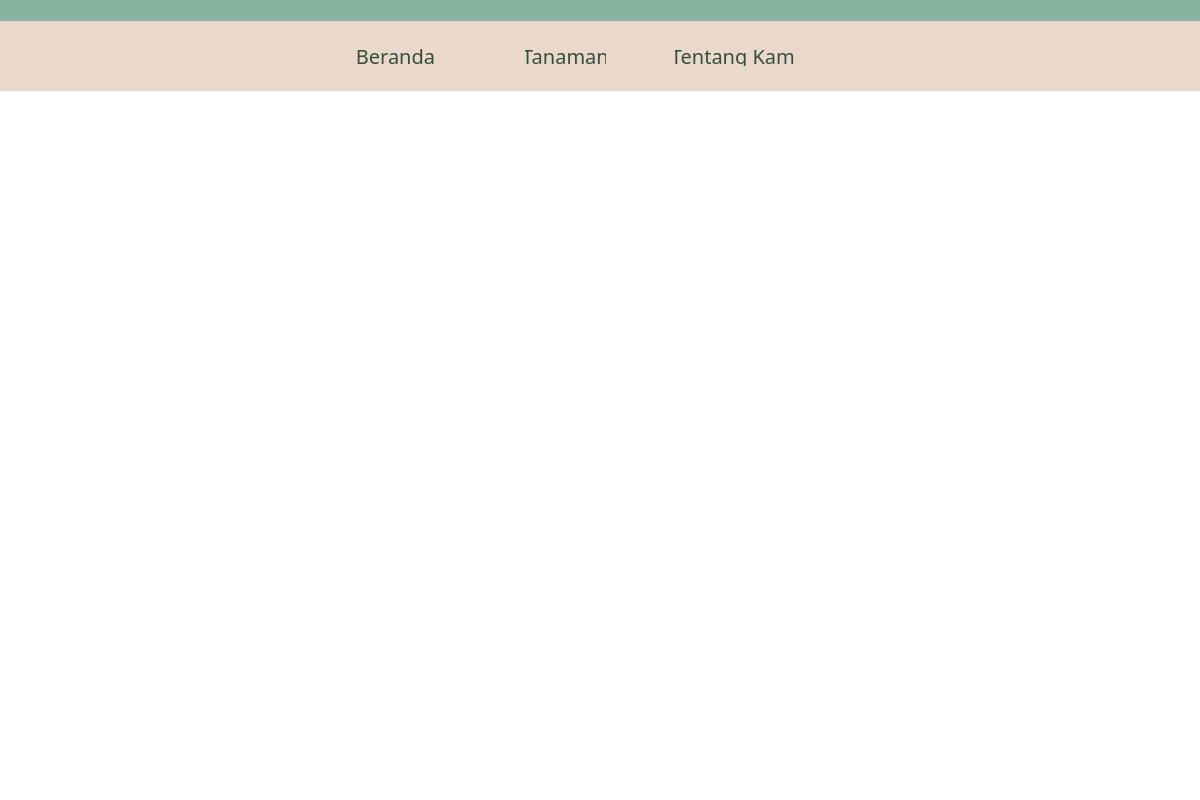
<?xml version="1.0" encoding="UTF-8"?>
<ui version="4.0">
 <class>Dialog</class>
 <widget class="QDialog" name="Dialog">
  <property name="geometry">
   <rect>
    <x>0</x>
    <y>0</y>
    <width>1200</width>
    <height>800</height>
   </rect>
  </property>
  <property name="minimumSize">
   <size>
    <width>1200</width>
    <height>800</height>
   </size>
  </property>
  <property name="maximumSize">
   <size>
    <width>1200</width>
    <height>800</height>
   </size>
  </property>
  <property name="windowTitle">
   <string>Dialog</string>
  </property>
  <widget class="QWidget" name="bgwidget" native="true">
   <property name="enabled">
    <bool>true</bool>
   </property>
   <property name="geometry">
    <rect>
     <x>0</x>
     <y>0</y>
     <width>1200</width>
     <height>800</height>
    </rect>
   </property>
   <property name="minimumSize">
    <size>
     <width>1200</width>
     <height>800</height>
    </size>
   </property>
   <property name="maximumSize">
    <size>
     <width>1200</width>
     <height>800</height>
    </size>
   </property>
   <property name="autoFillBackground">
    <bool>false</bool>
   </property>
   <property name="styleSheet">
    <string notr="true">QWidget#bgwidget{
background-color: white;}</string>
   </property>
   <widget class="QFrame" name="navbar">
    <property name="geometry">
     <rect>
      <x>0</x>
      <y>0</y>
      <width>1211</width>
      <height>91</height>
     </rect>
    </property>
    <property name="styleSheet">
     <string notr="true">QFrame#navbar{
	background-color: rgb(234, 216, 202);
   
    border-style: outset;
    padding: 5px;
}</string>
    </property>
    <property name="frameShape">
     <enum>QFrame::StyledPanel</enum>
    </property>
    <property name="frameShadow">
     <enum>QFrame::Raised</enum>
    </property>
    <widget class="QFrame" name="frame_2">
     <property name="geometry">
      <rect>
       <x>-10</x>
       <y>-30</y>
       <width>1211</width>
       <height>51</height>
      </rect>
     </property>
     <property name="styleSheet">
      <string notr="true">QFrame#frame_2{
	background-color: rgb(136, 179, 160);
   
    border-style: outset;
    padding: 5px;
}</string>
     </property>
     <property name="frameShape">
      <enum>QFrame::StyledPanel</enum>
     </property>
     <property name="frameShadow">
      <enum>QFrame::Raised</enum>
     </property>
    </widget>
    <widget class="QLabel" name="Logo">
     <property name="geometry">
      <rect>
       <x>0</x>
       <y>0</y>
       <width>281</width>
       <height>121</height>
      </rect>
     </property>
     <property name="styleSheet">
      <string notr="true">font: 87 26pt &quot;Sansita&quot;;
color : rgb(0, 0, 0) </string>
     </property>
     <property name="text">
      <string/>
     </property>
     <property name="pixmap">
      <pixmap>../../../../../../../../Downloads/1E284E92-8854-46D1-BC93-31B6BD0FC54D-removebg-preview 1.png</pixmap>
     </property>
     <property name="scaledContents">
      <bool>true</bool>
     </property>
     <property name="alignment">
      <set>Qt::AlignCenter</set>
     </property>
    </widget>
    <widget class="QPushButton" name="berandaButton">
     <property name="geometry">
      <rect>
       <x>350</x>
       <y>40</y>
       <width>91</width>
       <height>31</height>
      </rect>
     </property>
     <property name="font">
      <font>
       <family>Sansita</family>
       <pointsize>15</pointsize>
      </font>
     </property>
     <property name="autoFillBackground">
      <bool>false</bool>
     </property>
     <property name="styleSheet">
      <string notr="true">QPushButton {
    border: 0px solid #555;
    border-radius: 15px;
    border-style: outset;
    padding: 5px;
	color : rgb(53, 78, 59);
    background-color :  rgb(234, 216, 202);
    }

QPushButton:hover {
	color : white;
    }</string>
     </property>
     <property name="text">
      <string>Beranda</string>
     </property>
     <property name="checkable">
      <bool>false</bool>
     </property>
    </widget>
    <widget class="QPushButton" name="tanamanButton">
     <property name="geometry">
      <rect>
       <x>520</x>
       <y>40</y>
       <width>91</width>
       <height>31</height>
      </rect>
     </property>
     <property name="font">
      <font>
       <family>Sansita</family>
       <pointsize>15</pointsize>
      </font>
     </property>
     <property name="styleSheet">
      <string notr="true">QPushButton {
    border: 0px solid #555;
    border-radius: 15px;
    border-style: outset;
    padding: 5px;
	color :  rgb(53, 78, 59);
    background-color :  rgb(234, 216, 202);
    }

QPushButton:hover {
	color : white;
    }</string>
     </property>
     <property name="text">
      <string>Tanaman</string>
     </property>
     <property name="checkable">
      <bool>false</bool>
     </property>
    </widget>
    <widget class="QPushButton" name="aboutButton">
     <property name="geometry">
      <rect>
       <x>670</x>
       <y>40</y>
       <width>131</width>
       <height>31</height>
      </rect>
     </property>
     <property name="font">
      <font>
       <family>Sansita</family>
       <pointsize>15</pointsize>
      </font>
     </property>
     <property name="styleSheet">
      <string notr="true">QPushButton {
    border: 0px solid #555;
    border-radius: 15px;
    border-style: outset;
    padding: 5px;
	color : rgb(53, 78, 59);
    background-color :  rgb(234, 216, 202);
    }

QPushButton:hover {
	color : white;
    }</string>
     </property>
     <property name="text">
      <string>Tentang Kami</string>
     </property>
     <property name="checkable">
      <bool>false</bool>
     </property>
    </widget>
    <widget class="QPushButton" name="pushButton_4">
     <property name="geometry">
      <rect>
       <x>930</x>
       <y>40</y>
       <width>41</width>
       <height>41</height>
      </rect>
     </property>
     <property name="autoFillBackground">
      <bool>false</bool>
     </property>
     <property name="text">
      <string/>
     </property>
     <property name="icon">
      <iconset>
       <normaloff>../../img/Search.png</normaloff>../../img/Search.png</iconset>
     </property>
     <property name="autoDefault">
      <bool>false</bool>
     </property>
     <property name="default">
      <bool>false</bool>
     </property>
     <property name="flat">
      <bool>true</bool>
     </property>
    </widget>
    <widget class="QPushButton" name="pushButton">
     <property name="geometry">
      <rect>
       <x>1000</x>
       <y>40</y>
       <width>41</width>
       <height>41</height>
      </rect>
     </property>
     <property name="text">
      <string/>
     </property>
     <property name="icon">
      <iconset>
       <normaloff>../../img/User.png</normaloff>../../img/User.png</iconset>
     </property>
     <property name="iconSize">
      <size>
       <width>30</width>
       <height>30</height>
      </size>
     </property>
     <property name="flat">
      <bool>true</bool>
     </property>
    </widget>
    <widget class="QPushButton" name="pushButton_2">
     <property name="geometry">
      <rect>
       <x>1070</x>
       <y>40</y>
       <width>41</width>
       <height>41</height>
      </rect>
     </property>
     <property name="text">
      <string/>
     </property>
     <property name="icon">
      <iconset>
       <normaloff>../../img/Doorbell.png</normaloff>../../img/Doorbell.png</iconset>
     </property>
     <property name="iconSize">
      <size>
       <width>30</width>
       <height>30</height>
      </size>
     </property>
     <property name="autoDefault">
      <bool>false</bool>
     </property>
     <property name="flat">
      <bool>true</bool>
     </property>
    </widget>
    <widget class="QPushButton" name="pushButton_3">
     <property name="geometry">
      <rect>
       <x>1140</x>
       <y>40</y>
       <width>41</width>
       <height>41</height>
      </rect>
     </property>
     <property name="text">
      <string/>
     </property>
     <property name="icon">
      <iconset>
       <normaloff>../../img/Shopping Cart.png</normaloff>../../img/Shopping Cart.png</iconset>
     </property>
     <property name="iconSize">
      <size>
       <width>40</width>
       <height>40</height>
      </size>
     </property>
     <property name="flat">
      <bool>true</bool>
     </property>
    </widget>
   </widget>
  </widget>
 </widget>
 <resources/>
 <connections/>
</ui>
